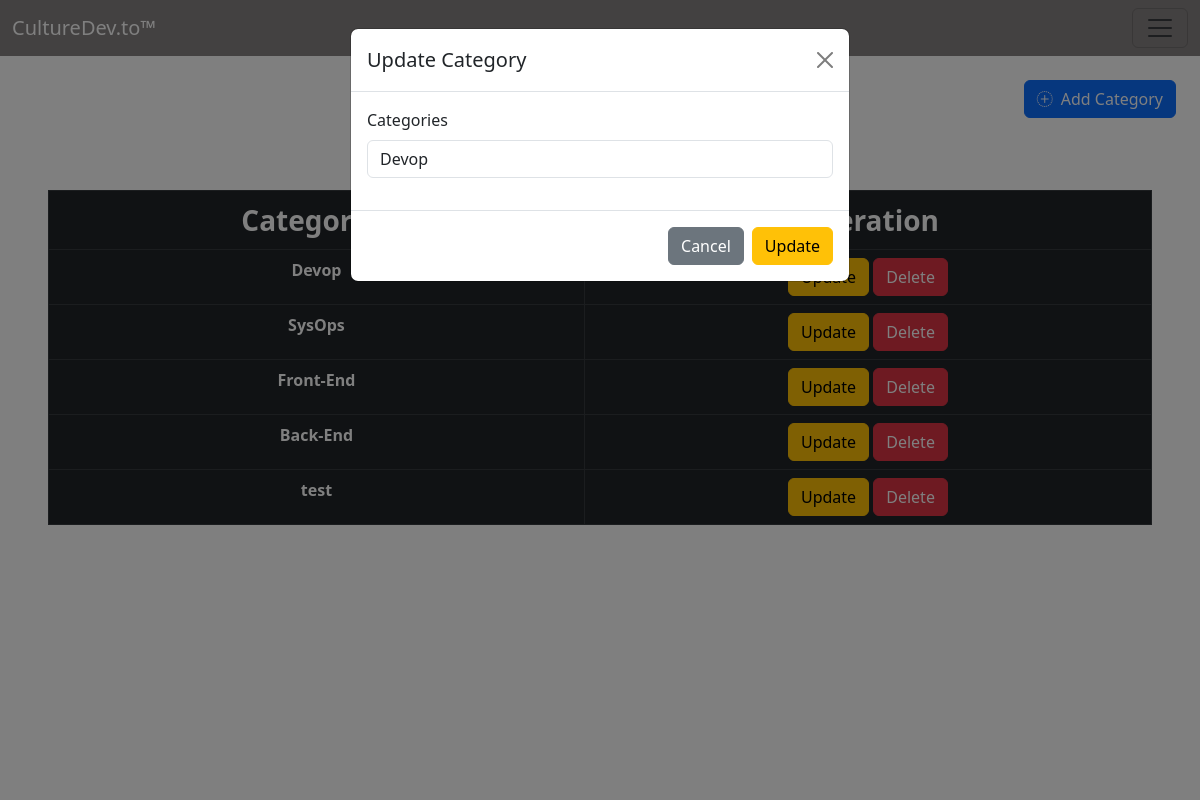
The page /pages/categories.php?updateId=6 on the database its author committed.
### tables this page shows
CREATE TABLE `category` (
  `id` int(11) NOT NULL,
  `name` varchar(255) NOT NULL
);

### config/database.php (called while the page is built, shortened)
<?php
class Database {
    private $host = "localhost";
    private $dbName = "culturedev";
    private $username = "root";
    private $password = "";
    public function __construct(){
        $this->con = new PDO('mysql:host='.$this->host.';dbname='.$this->dbName.';charset=utf8', $this->username, $this->password);
        return true;
    }
}
?>

### models/Crud.php (called while the page is built, shortened)
<?php
require_once __DIR__.'/../config/database.php';
class Crud extends Database
{
    protected function select($table,$rows="*",$where = null){
            if ($where != null) {
                $sql="SELECT $rows FROM $table WHERE $where";
            }else{
                $sql="SELECT $rows FROM $table";
            }
        $result = $this->con->query($sql);
        $res = $result ->fetchALL();
        return $res;
    }
}

### controllers/CategoryController.php (called while the page is built, shortened)
<?php
include_once __DIR__.'/../models/Crud.php';
class CategoryController extends Crud
{
    public function getCategory(){
        $result =$this->select("category","*");
        return $result;
    }
    public function OneCategory($id){
        $result =$this->select("category","*", "id = '$id'");
        return $result;
    }
}

### pages/categories.php (the view, shortened to what this page needs)
<?php
include_once("../includes/head.php");
include '../controllers/CategoryController.php';
$Category= new CategoryController();
$allCategories= $Category->getCategory();
$Category->addCategory();
$Category->deleteCategory();
$Category->updateCategory();
?>
<body style="height: 100vh;">
<?php include_once '../includes/sidenav.php'; ?>
    <div class="d-flex justify-content-end m-4">
            <button href="#modal-categories" data-bs-toggle="modal" class="btn btn-primary d-flex "  onclick="resetCategoryForm()"><i class="bi bi-plus-circle-dotted me-2" ></i>Add Category</button>
        </div>
    <div class="p-5" >
        <table class="table table-dark table-hover table-bordered text-center" id="test">
        <thead>
          <tr class="fs-3">
            <th scope="col">Categories</th>
            <th scope="col">Operation</th>
          </tr>
        </thead>
        <tbody>
        <?php foreach($allCategories as $category ) { ?>
          <tr>
            <th scope="row"><?php echo $category['name']; ?></th>
            <td>
                <a href="categories.php?updateId=<?php echo $category['id']; ?>" type="button" class="btn btn-warning">Update</a>
                <a href="categories.php?deleteId=<?php echo $category['id']; ?>" type="button" class="btn btn-danger">Delete</a>
            </td>
          </tr>
          <?php } ?>
        </tbody>
        </table>
    </div>
    <?php
          if(isset($_GET['updateId'])){
            $id = $_GET['updateId'];
            $result = $Category -> OneCategory($id);
            $modalRow = $result[0];
          }
        ?>
     <div class="modal fade" id="modal-categories" tabindex="-1" aria-labelledby="staticBackdropLabel" aria-hidden="true" >
        <div class="modal-dialog">
          <div class="modal-content">
            <form action="" method="POST" id="form" enctype="multipart/form-data">
              <div class="modal-header">
                <h5 class="modal-title" id="modal-title"><?php if(isset($_GET['updateId'])){echo 'Update';} else { echo 'Add';}?> Category</h5>
                <button type="button" class="btn-close" data-bs-dismiss="modal" aria-label="Close"></button>
              </div>
              <div class="modal-body">
                  <div class="mb-3">
                    <label class="form-label" >Categories</label>
                    <input name="category" type="text" class="form-control" id="category" value="<?php if(isset($modalRow)) echo $modalRow['name']; ?>" required/>
                  </div>
              </div>
              <div class="modal-footer">
                <button type="button" data-bs-dismiss="modal" class="btn btn-secondary" >Cancel</button>
                <button type="submit" name="update" class="btn btn-warning task-action-btn" id="update">Update</button>
              </div>
            </form>
          </div>
        </div>
      </div>
</body>
</html>

### rows shown on the page
category: name "Devop", category "Devop"
category: name "SysOps"
category: name "Front-End"
category: name "Back-End"
category: name "test"
